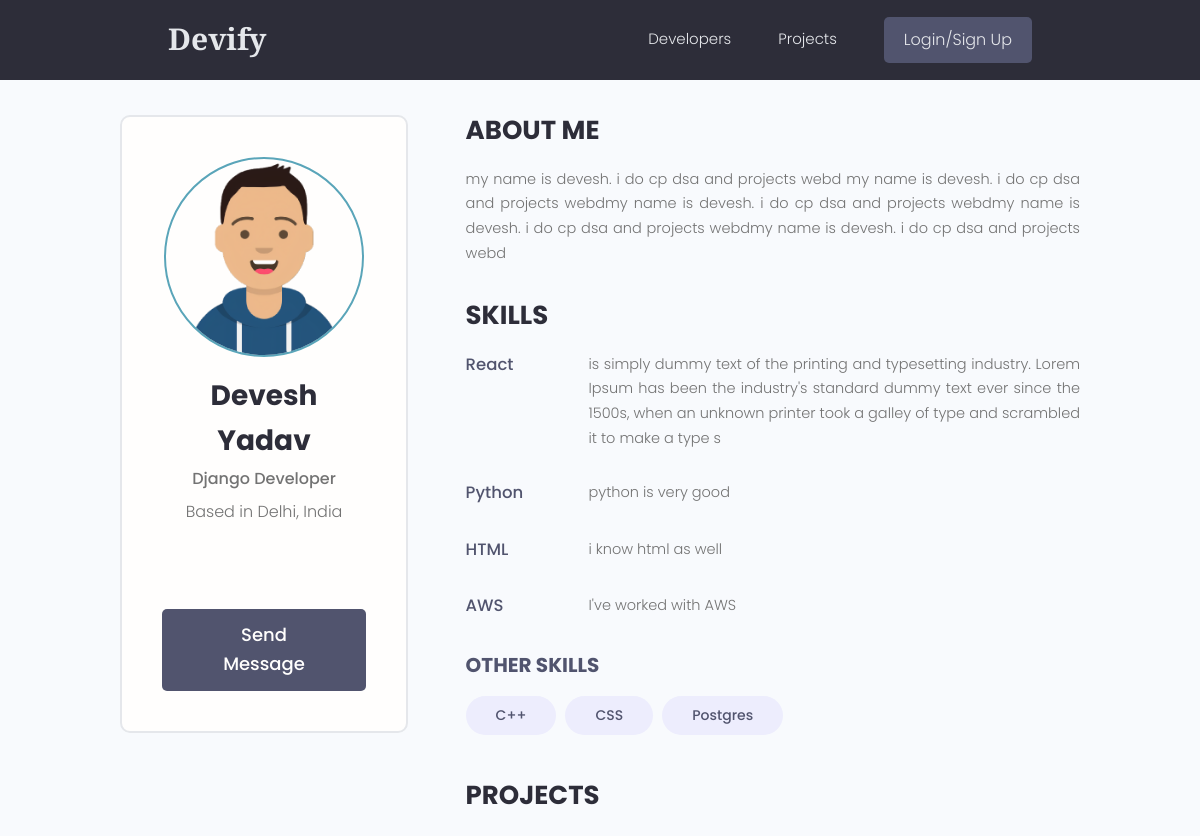
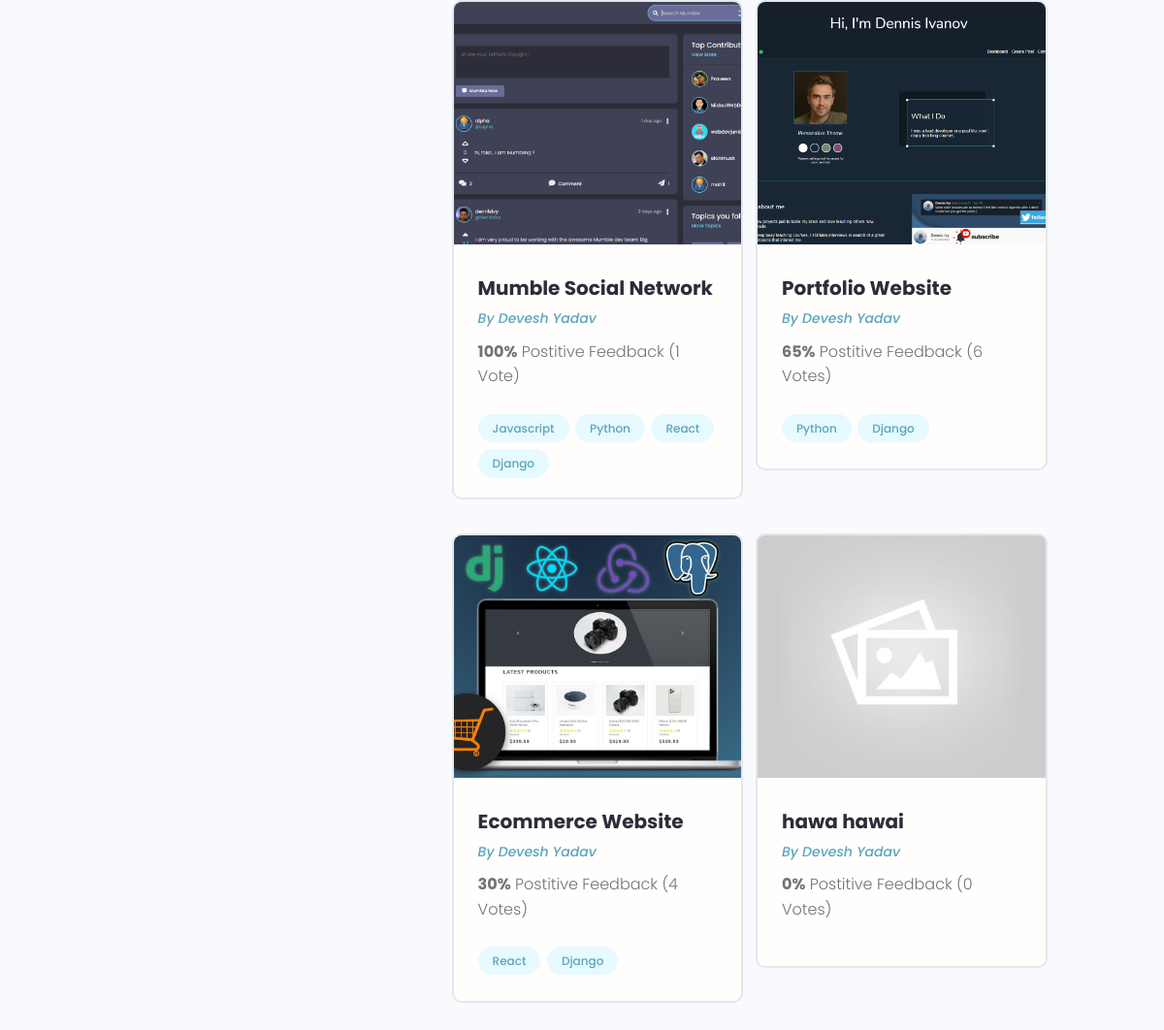
The page /profile/acbafd76-100d-4a79-9946-8fc079baa858/ on the database as committed earlier (2 pictures, top to bottom).
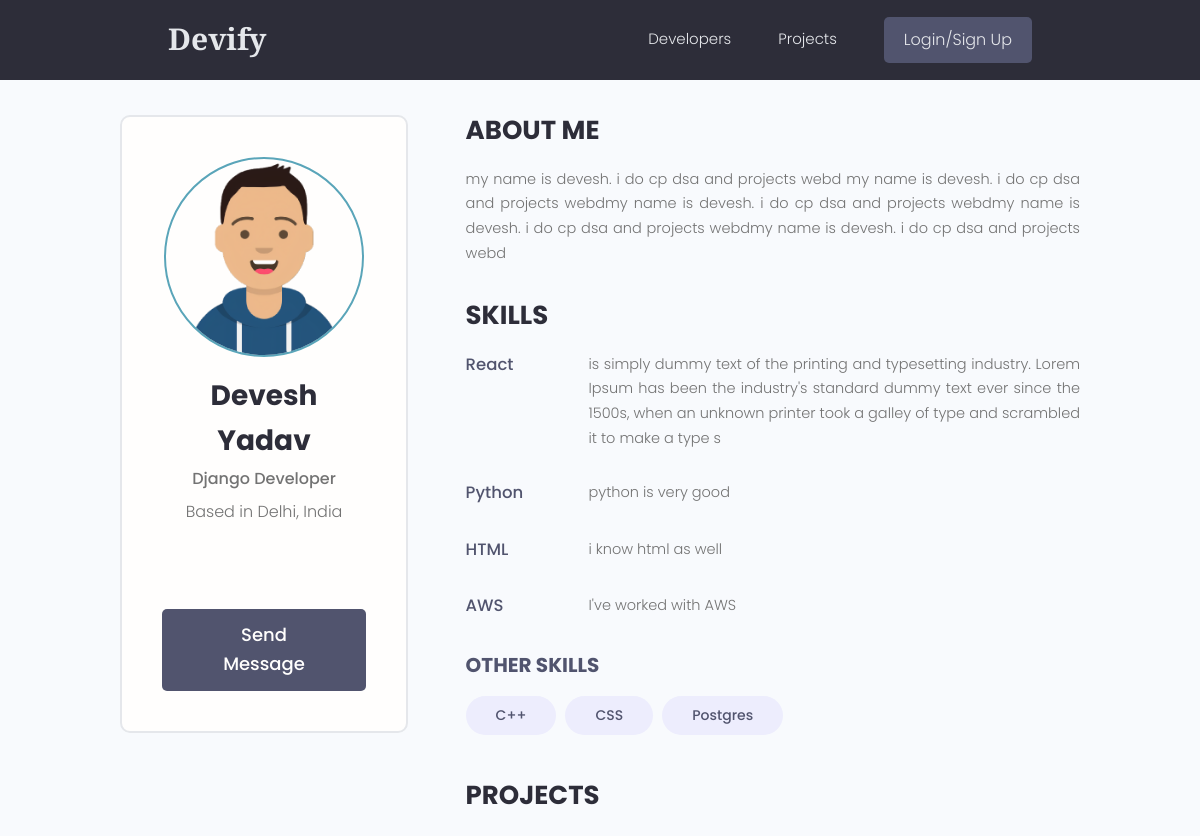
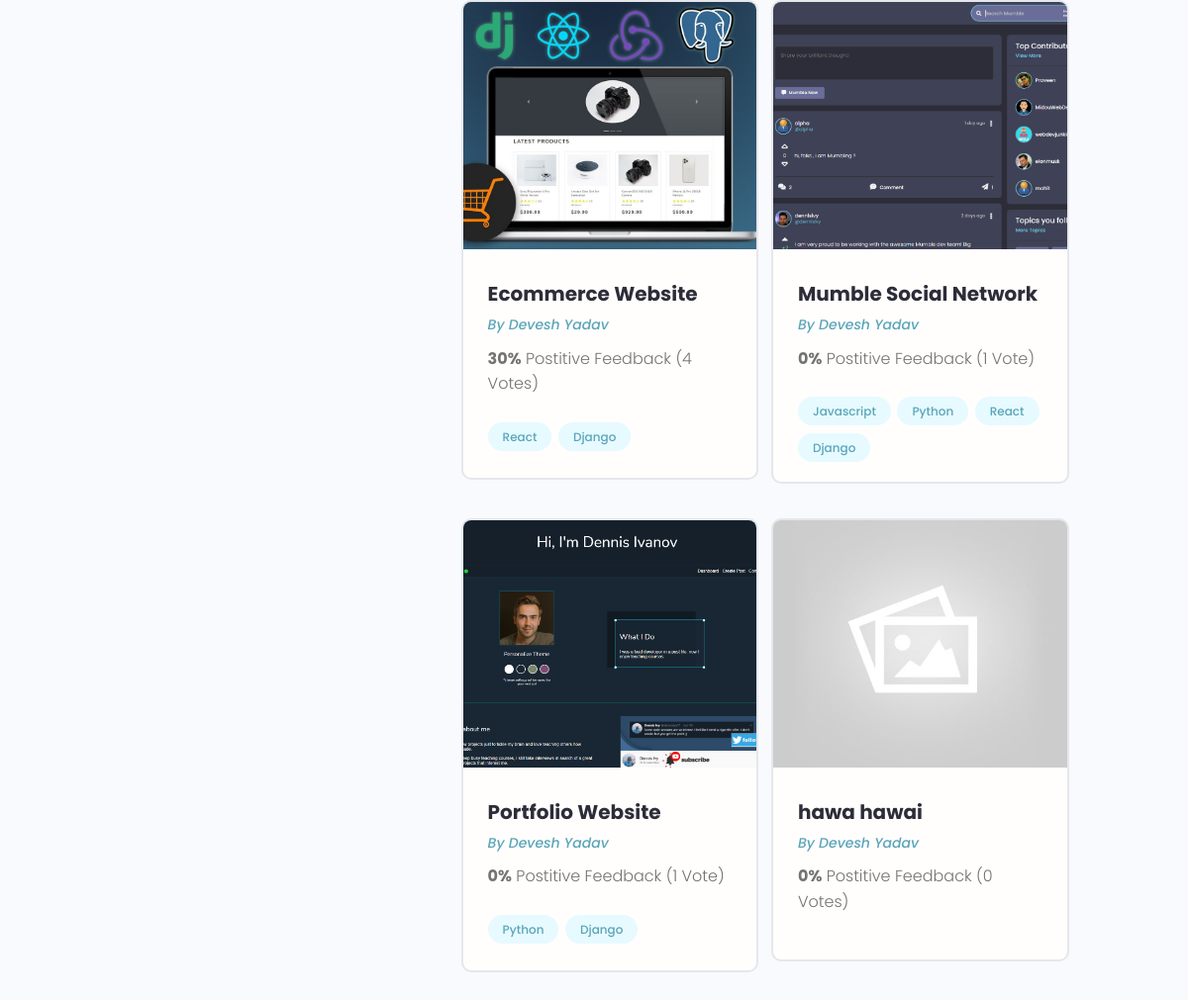
The same page on the database as committed later (2 pictures, top to bottom).
### users/models.py (models this page shows, shortened)
class Profile(models.Model):
    user = models.OneToOneField(User, on_delete=models.CASCADE , null=True, blank=True)
    name = models.CharField(max_length=200, blank=True, null=True)
    email = models.EmailField(max_length=500,blank=True,null=True)
    username = models.CharField(max_length=200, blank=True, null=True)
    location = models.CharField(max_length=200, blank=True, null=True)
    short_intro = models.CharField(max_length=2000,blank=True,null=True)
    bio = models.TextField(blank=True, null=True)
    profile_image = models.ImageField(blank=True, null=True, upload_to = 'profiles/',default='profiles/user-default.png')
    social_github = models.CharField(max_length=200, blank=True, null=True)
    social_twitter = models.CharField(max_length=200, blank=True, null=True)
    social_linkedin = models.CharField(max_length=200, blank=True, null=True)
    social_youtube = models.CharField(max_length=200, blank=True, null=True)
    social_website = models.CharField(max_length=200, blank=True, null=True)
    created = models.DateTimeField(auto_now_add=True)
    id = models.UUIDField(default=uuid.uuid4, unique=True , primary_key=True, editable=False)
    class Meta:
        ordering = ['name','-created']
    @property
    def imageURL(self):
        try:
            url = self.profile_image.url
        except:
            url = ''
        return url

class Skill(models.Model):
    owner = models.ForeignKey(Profile,on_delete=models.CASCADE , null=True, blank=True )
    name = models.CharField(max_length=200, blank=True, null=True)
    description = models.CharField(max_length=1000,blank=True, null=True)
    created = models.DateTimeField(auto_now_add=True)
    id = models.UUIDField(default=uuid.uuid4, unique=True , primary_key=True, editable=False)

### projects/models.py (models this page shows, shortened)
class Project(models.Model):
    owner = models.ForeignKey(Profile, null=True, blank=True,on_delete=models.CASCADE)
    title = models.CharField(max_length=200)
    description = models.TextField(null=True, blank=True)
    featured_image = models.ImageField(null=True, blank=True,default="default.jpg")
    demo_link = models.CharField(max_length=2000, null=True, blank=True)
    source_link = models.CharField(max_length=2000, null=True, blank=True)
    tags = models.ManyToManyField('Tag',blank=True)
    vote_total = models.IntegerField(default=0,null=True,blank=True)
    vote_ratio = models.IntegerField(default=0,null=True,blank=True)
    created = models.DateTimeField(auto_now_add=True)
    id = models.UUIDField(default=uuid.uuid4, unique=True , primary_key=True, editable=False)
    class Meta:
        ordering = ['-vote_ratio','-vote_total','title','-created']
    @property
    def imageURL(self):
        try:
            url = self.featured_image.url
        except:
            url = ''
        return url

class Tag(models.Model):
    name = models.CharField(max_length=200)
    created = models.DateTimeField(auto_now_add=True)
    id = models.UUIDField(default=uuid.uuid4, unique=True , primary_key=True, editable=False)
    def __str__(self):
        return self.name

### users/views.py (the view)
# urls.py: path('profile/<str:pk>/',views.userProfile,name="user-profile"),
def userProfile(request,pk):
    profile = Profile.objects.get(id=pk)
    skills = profile.skill_set.all()
    context={'profile':profile,'skills':skills}
    return render(request,'users/user-profile.html',context)

### users/templates/users/user-profile.html (shortened to what this page needs)
{% extends 'main.html' %}
{% block content %}
<main class="profile my-md">
    <div class="container">
        <div class="layout">
            <div class="column column--1of3">
                <div class="card text-center">
                    <div class="card__body dev">
                        <img class="avatar avatar--xl" src="{{ profile.imageURL}}" />
                        <h2 class="dev__name">{{profile.name}}</h2>
                        <p class="dev__title">{{profile.short_intro}}</p>
                        <p class="dev__location">Based in {{profile.location}}</p>
                        <ul class="dev__social">
                        </ul>
                        {% if request.user.profile.id != profile.id %}
                        <a href="{% url 'create-message' profile.id %}" class="btn btn--sub btn--lg">Send Message </a>
                        {% endif %}
                    </div>
                </div>
            </div>
            <div class="column column--2of3">
                <div class="devInfo">
                    <h3 class="devInfo__title">About Me</h3>
                    <p class="devInfo__about">{{profile.bio}}</p>
                </div>
                <div class="devInfo">
                    <h3 class="devInfo__title">Skills</h3>
                    <div class="devInfo__skills">
                        {% for skill in skills %}
                        {% if skill.description %}
                        <div class="devSkill">
                            <h4 class="devSkill__title">{{skill.name}}</h4>
                            <p class="devSkill__info">{{skill.description}}</p>
                        </div>
                        {% endif %}
                        {% endfor %}
                        <h3 class="devInfo__subtitle">Other Skills</h3>
                        <div class="devInfo__otherSkills">
                            {% for skill in skills %}
                            {% if skill.description %}
                            {% else %}
                            <span class="tag tag--pill tag--sub tag--lg">
                                <small>{{skill.name}}</small>
                            </span>
                            {% endif %}
                            {% endfor %}
                        </div>
                    </div>
                </div>
                <div class="devInfo">
                    <h3 class="devInfo__title">Projects</h3>
                    <div class="grid grid--two">
                        {% for project in profile.project_set.all %}
                        <div class="column">
                            <div class="card project">
                                <a href="{% url 'project' project.id %}" class="project">
                                    <img class="project__thumbnail" src="{{project.imageURL}}"
                                        alt="project thumbnail" />
                                    <div class="card__body">
                                        <h3 class="project__title">{{project.title}}</h3>
                                        <p><a class="project__author" href="{% url 'user-profile' project.owner.id %}">By {{project.owner.name}}</a></p>
                                        <p class="project--rating">
                                            <span style="font-weight: bold;">{{project.vote_ratio}}%</span> Postitive
                                            Feedback ({{project.vote_total}} Vote{{project.vote_total|pluralize:"s"}})
                                        </p>
                                        <div class="project__tags">
                                            {% for tag in project.tags.all %}
                                            <span class="tag tag--pill tag--main">
                                              <small>{{tag}}</small>
                                            </span>
                                            {% endfor %}
                                        </div>
                                    </div>
                                </a>
                            </div>
                        </div>
                        {% endfor %}
                    </div>
                </div>
            </div>
        </div>
    </div>
</main>
{% endblock %}

### templates/main.html (shortened to what this page needs)
<!DOCTYPE html>
{% load static %}
<html lang="en">
<head>
    <link rel="stylesheet" href="https://cdn.iconmonstr.com/1.3.0/css/iconmonstr-iconic-font.min.css" />
    <link rel="stylesheet" href="{%static 'uikit/styles/uikit.css' %}" />
    <link rel="stylesheet" href="{% static 'styles/app.css' %}" />
</head>
<body>
    {% include 'navbar.html' %}
    {% block content %}
    {% endblock content %}
</body>
</html>

### templates/navbar.html (shortened to what this page needs)
{% load static %}
<header class="header">
  <div class="container container--narrow">
    <a href="{% url 'projects' %}" class="header__logo">
      <h3 class="logo">Devify</h3>
    </a>
    <nav class="header__nav">
      <ul class="header__menu">
        <li class="header__menuItem"><a href="{% url 'profiles' %}">Developers</a></li>
        <li class="header__menuItem"><a href="{% url 'projects' %}">Projects</a></li>
        {% if request.user.is_authenticated %}
        <li class="header__menuItem"><a href="{% url 'inbox' %}">Inbox</a></li>
        <li class="header__menuItem"><a href="{% url 'account' %}">Account</a></li>
        <li class="header__menuItem"><a href="{% url 'logout' %}" class="btn btn--sub">Logout</a></li>
        {% else %}
        <li class="header__menuItem"><a href="{% url 'login' %}" class="btn btn--sub">Login/Sign Up</a></li>
        {% endif %}
      </ul>
    </nav>
  </div>
</header>

### static/styles/app.css (style rules this page uses)
:root { --color-sub: #2d2d39; }
.btn--sub { background-color: var(--color-sub-light); }
.card { border: 2px solid var(--color-light); }
img { width: 100%; }
.header { position: sticky; z-index: 111; background-color: var(--color-sub); padding: 1.5rem 0; }
.header > .container { display: flex; justify-content: space-between; align-items: center; }
.logo { color: var(--color-light); font-family: 'Cormorant Garamond', serif; font-weight: bold; font-size: 3rem; }
.header__nav > ul { display: inline-flex; align-items: center; list-style: none; gap: 4.7rem; }
.header__menuItem > a { color: var(--color-light); font-weight: 300; }
.profile .card > .dev { padding: 4rem; }
.dev__name { color: var(--color-sub); font-size: 2.8rem; font-weight: 700; margin-top: 1rem; margin-bottom: 0.5rem; }
.dev__title { font-size: 1.6rem; font-weight: 500; line-height: 1.3; }
.dev__location { margin-top: 1rem; }
.dev__social { margin: 3rem 0; list-style: none; display: flex; justify-content: center; gap: 1.5rem; }
.devInfo { margin-bottom: 3rem; }
.devInfo__title, .devInfo__subtitle { font-size: 2.6rem; color: var(--color-sub); text-transform: uppercase; font-weight: 700; margin-bottom: 1.5rem; }
.devInfo__subtitle { font-size: 2rem; color: var(--color-sub-light); }
.devInfo__about, .devSkill__info { font-size: 1.45rem; line-height: 1.7; text-align: justify; }
.devSkill { margin-bottom: 3rem; }
.devSkill__title { font-size: 1.65rem; font-weight: 500; color: var(--color-sub-light); }
@media screen and (min-width: 700px) { .devSkill { display: flex; justify-content: space-between; gap: 3rem; } }
@media screen and (min-width: 700px) { .devSkill__info { flex-basis: 80%; } }
.project__author { font-size: 1.4rem; font-style: italic; }
.project--rating { margin-bottom: 1.6em; margin-top: .5em; }
.project__thumbnail { height: 25rem; object-fit: cover; object-position: top center; }
.project__title { font-size: 2rem; font-weight: 700; color: var(--color-sub); }

### static/uikit/styles/modules/_variables.css (style rules this page uses)
:root { --color-main: #5aa5b9; --color-main-light: #e6faff; --color-sub: #3f4156; --color-sub-light: #51546e; --color-sub-lighter: #ededfd; --color-text: #737373; --color-gray: #8b8b8b; --color-light: #e5e7eb; --color-light-gray: #767676; --color-bg: #f8fafd; --color-white: #fffefd; --color-white-light: #f3f3f3; --color-success: #359e64; --color-success-bg: #def8e8; --color-error: #fc4b0b; --color-error-bg: #fff2ee; --font-base: 'Poppins', arial, helvetica, 'Segoe UI', roboto, ubuntu, sans-serif; --font-monospace: 'Fira Code', 'Courier New', courier, monospace; --font-regular: 300; --font-medium: 500; --font-bold: 700; --generic-shadow: 1px 1px 5px #00000010; --generic-transition: all 0.3s ease-in-out; }

### static/uikit/styles/modules/_base.css (style rules this page uses)
* { margin: 0; padding: 0; box-sizing: border-box; text-rendering: optimizeLegibility; color: inherit; font-size: inherit; }
html { font-size: 50%; }
@media only screen and (min-width: 480px) { html { font-size: 56.25%; } }
@media only screen and (min-width: 1200px) { html { font-size: 62.5%; } }
body { line-height: 1.6; font-weight: 400; font-size: 1.5rem; color: var(--color-text); background-color: var(--color-bg); min-height: 100vh; }

### static/uikit/styles/modules/_typography.css (style rules this page uses)
* { font-family: var(--font-base); }
h2 { font-size: 3.6rem; font-weight: var(--font-bold); }
h3 { font-size: 3.2rem; font-weight: var(--font-medium); }
h4 { font-size: 2.8rem; font-weight: var(--font-medium); }
p, span, strong { font-size: 1.6rem; color: var(--color-text); font-weight: var(--font-regular); }
a { padding-bottom: 2px; text-decoration: none; display: inline-block; color: var(--color-main); font-weight: var(--font-medium); }

### static/uikit/styles/modules/_utilities.css (style rules this page uses)
.container { width: 92%; max-width: 165rem; margin: 0 auto; box-sizing: border-box; }
.container--narrow { width: 92%; max-width: 120rem; }
@media screen and (min-width: 1000px) { .container { width: 90%; } }
@media screen and (min-width: 1000px) { .container--narrow { width: 85%; } }
@media screen and (min-width: 1200px) { .container { width: 80%; } }
@media screen and (min-width: 1200px) { .container--narrow { width: 72%; } }
.text-center { text-align: center; }
.my-md { margin: 3rem auto; }

### static/uikit/styles/modules/_avatar.css (style rules this page uses)
.avatar { border-radius: 50%; border: 2px solid var(--color-main); object-fit: cover; }
.avatar--xl { height: 20rem; width: 20rem; }

### static/uikit/styles/modules/_card.css (style rules this page uses)
.card { border-radius: 1rem; background-color: var(--color-white); border: 1.5px solid var(--color-light); width: auto; height: auto; margin-top: 0.5rem; margin-bottom: 0.5rem; overflow: hidden; }
.card__body, .card__header { padding: 2rem 2.5rem; }

Rows that differ between the two databases and show on the page:
shown differently, row unchanged: Project "Ecommerce Website": moves up the list
changed Project "Mumble Social Network": vote_ratio "100" → "0"
changed Project "Portfolio Website": vote_ratio "65" → "0"; vote_total "6" → "1"
